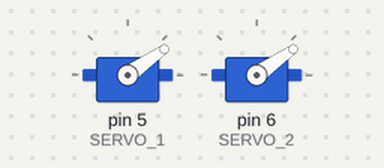
Simulated run of this sketch. Board: Arduino Uno, built with avr-gcc and run on an emulated ATmega328P. On the bench: 2 × servo.

Above: at 0.05 s.
At 0.7 s:
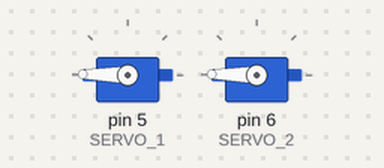
At 1.4 s:
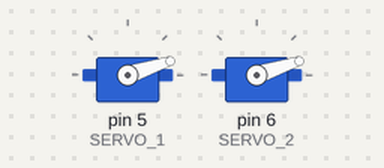
At 2.4 s:
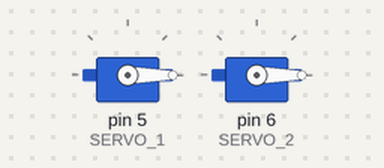
Timing chart, 0 to 5.6 s (numbered marks = the images above):
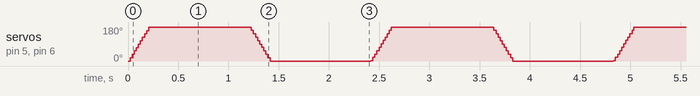

The sketch:

Test_Servo.ino
```cpp
#include <Servo.h>

#define SERVO_1 5
#define SERVO_2 6

Servo s1;
Servo s2;
int pos;

void setup () {
  s1.attach(SERVO_1);
  s2.attach(SERVO_2);

  Serial.begin(9600);

  s1.write(0);
  s2.write(0);
}

void loop() {
  for (pos = 0; pos < 180; pos++) {
    s1.write(pos);
    s2.write(pos);
    delay(1);
  }

  delay(1000);

  for (pos = 180; pos >= 0; pos--) {
    s1.write(pos);
    s2.write(pos);
    delay(1);
  }

  delay(1000);
}
```
